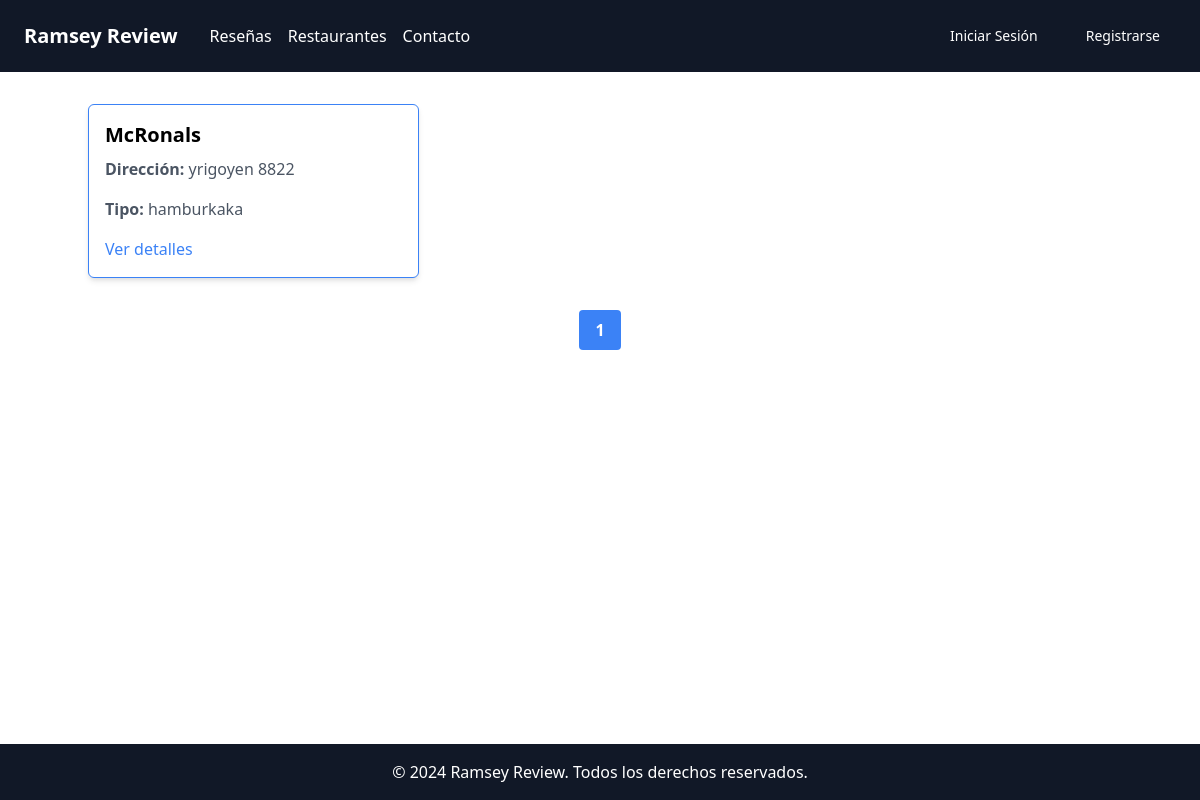
/restaurantes/, run on an earlier commit of the app's database.
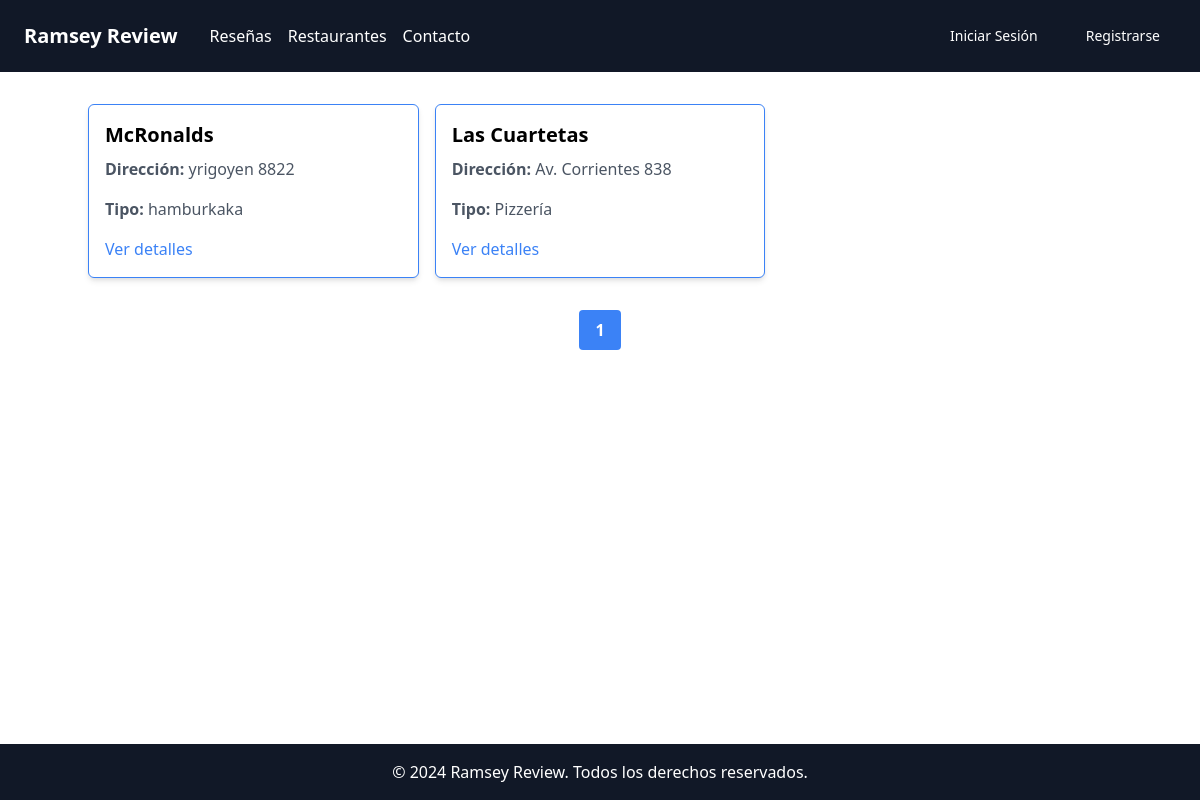
And on a later commit of the database.
### apps/Restaurantes/models.py (models this page shows, shortened)
class Restaurante(models.Model):
    nombre = models.CharField(max_length=100)
    direccion = models.CharField(max_length=100)
    horario = models.CharField(max_length=100)
    tipo = models.CharField(max_length=50)

### apps/Restaurantes/views.py (the view)
# urls.py: path('',ListViewRestaurante.as_view(), name='list_restaurante'),
class ListViewRestaurante(ListView):
    model = Restaurante
    template_name = 'list_restaurante.html'
    paginate_by = 6

### apps/Restaurantes/templates/list_restaurante.html (shortened to what this page needs)
{% extends 'base.html' %}
{% block content %}
<div class="container mx-auto mt-8 flex-grow flex flex-col">
    <div class="grid grid-cols-1 sm:grid-cols-2 md:grid-cols-3 gap-4 mb-8">
        {% for restaurante in object_list %}
        <div class="bg-white shadow-md rounded-md overflow-hidden border border-blue-500 p-4">
            <h2 class="text-xl font-bold mb-2">{{ restaurante.nombre }}</h2>
            <p class="text-gray-600 mb-4"><strong>Dirección:</strong> {{ restaurante.direccion }}</p>
            <p class="text-gray-600 mb-4"><strong>Tipo:</strong> {{ restaurante.tipo }}</p>
            <a href="{% url 'detail_restaurante' restaurante.pk %}" class="text-blue-500 hover:underline">Ver detalles</a>
        </div>
        {% endfor %}
    </div>
    <div class="mt-auto">
        <div class="flex justify-center pb-8">
            <div class="flex items-center space-x-2">
                {% for num in page_obj.paginator.page_range %}
                    {% if num == page_obj.number %}
                        <span class="bg-blue-500 text-white font-bold py-2 px-4 rounded">{{ num }}</span>
                    {% elif num > page_obj.number|add:'-2' and num < page_obj.number|add:'2' %}
                        <a href="?page={{ num }}" class="bg-white hover:bg-blue-500 hover:text-white text-blue-500 font-bold py-2 px-4 rounded">{{ num }}</a>
                    {% elif num == 1 %}
                        <a href="?page={{ num }}" class="bg-white hover:bg-blue-500 hover:text-white text-blue-500 font-bold py-2 px-4 rounded">{{ num }}</a>
                        {% if page_obj.number > 4 %}
                            <span class="font-bold py-2 px-4">...</span>
                        {% endif %}
                    {% elif num == page_obj.paginator.num_pages %}
                        {% if page_obj.number < page_obj.paginator.num_pages|add:'-3' %}
                            <span class="font-bold py-2 px-4">...</span>
                        {% endif %}
                        <a href="?page={{ num }}" class="bg-white hover:bg-blue-500 hover:text-white text-blue-500 font-bold py-2 px-4 rounded">{{ num }}</a>
                    {% endif %}
                {% endfor %}
            </div>
        </div>
    </div>
</div>
{% endblock %}

What changed in the data, as far as the page shows it:
changed Restaurante "yrigoyen 8822": nombre "McRonals" → "McRonalds"
added Restaurante: nombre "Las Cuartetas", direccion "Av. Corrientes 838", tipo "Pizzería"
